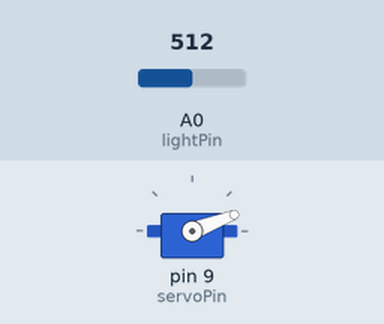
This sketch was run on a simulated Arduino Uno, built with avr-gcc and run on an emulated ATmega328P. On the bench: servo. The test bench sets the inputs (shaded band); at power-on: A0 (lightPin) = 512.

Above: at 1.2 s.
1.3 s: A0 (lightPin) set to 716
At 1.9 s:
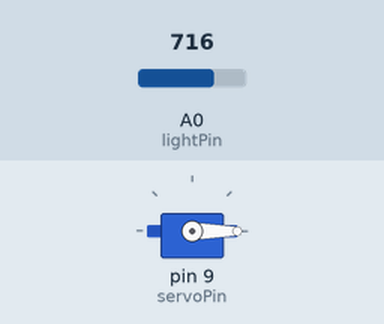
2.8 s: A0 (lightPin) set to 306
At 4.0 s:
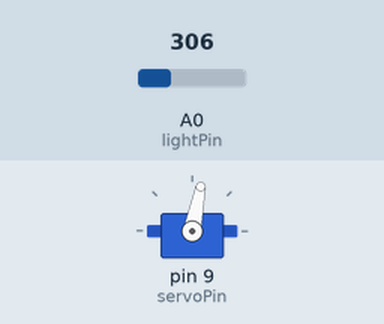
4.3 s: A0 (lightPin) set to 122
At 5.4 s:
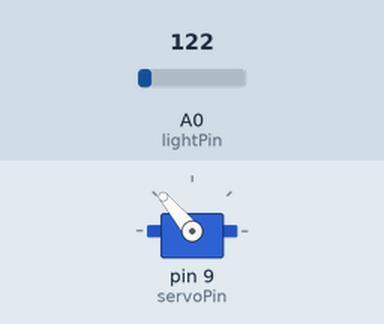
5.8 s: A0 (lightPin) set to 0
At 6.5 s:
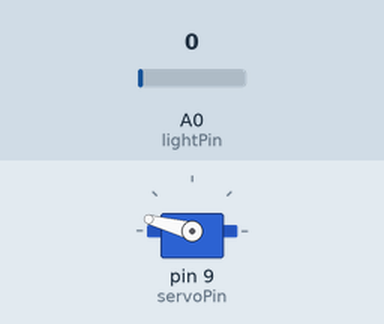
7.3 s: A0 (lightPin) set to 511
At 7.7 s:
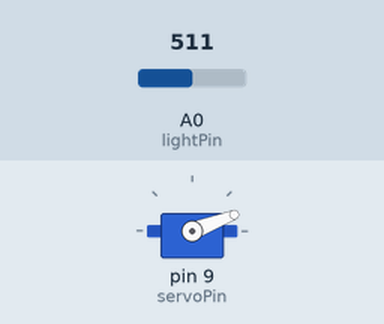
8.8 s: A0 (lightPin) set to 900
At 10.0 s:
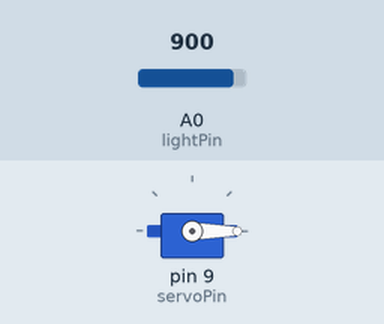
Timing chart, 0 to 11.3 s (numbered marks = the images above; inputs shaded):
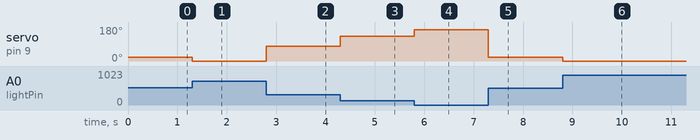

Measured:
- after the input at 1.3 s, servo on pin 9 (servoPin): 21° → 0° at once
- after the input at 2.8 s, servo on pin 9 (servoPin): 0° → 79° at once
- after the input at 4.3 s, servo on pin 9 (servoPin): 79° → 130° at once
- after the input at 5.8 s, servo on pin 9 (servoPin): 130° → 165° at once
- after the input at 7.3 s, servo on pin 9 (servoPin): 165° → 21° at once
- after the input at 8.8 s, servo on pin 9 (servoPin): 21° → 0° at once

The sketch:

LightControlledServo.ino
```cpp
#include <Servo.h>
int servoPin=9;
float servoPos;
Servo myServo;

int lightPin=A0;
int lightVal;


void setup() {
  // put your setup code here, to run once:
  Serial.begin(9600);
  myServo.attach(servoPin);
  pinMode(lightPin,INPUT);

}

void loop() {
  // put your main code here, to run repeatedly:
  lightVal = analogRead(lightPin);
  servoPos = (-0.28*lightVal) + 165;
  myServo.write(servoPos);

}
```
